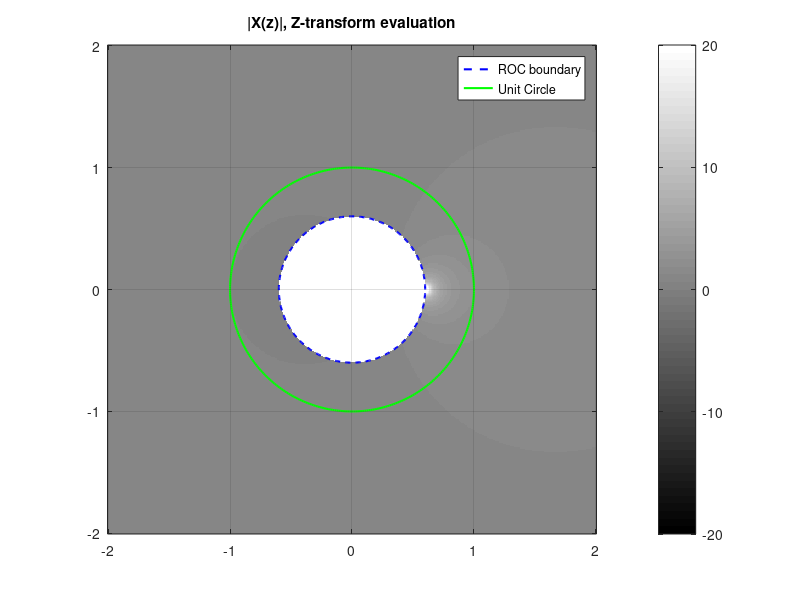

Here is the MATLAB script that generated this plot:
a = 0.6;
n = 0:999;
x_n = a .^ n;

minimum = -2;
maximum = 2;
step_size = .01;
n_step = (maximum - minimum)/step_size + 1;
f = linspace(minimum,maximum,(n_step));
[x,y] = meshgrid(f,f);
z = x + 1i*y;
X = arrayfun(@(zval) sum(x_n .* (zval .^ -n)), z);
X(isnan(X(:))) = Inf;


% Plot the magnitude of the Z-Transform
zvals = linspace(-2, 2, n_step);
imagesc(zvals, zvals, abs(X));
axis xy; axis square; grid on;
title('|X(z)|, Z-transform evaluation');
colormap('gray');
colorbar;
caxis([-20 20]);

% Hold the current plot
hold on;

leg = {'ROC boundary','Unit Circle'}
% Plot the ROC boundary at |z| = a
theta = linspace(0, 2*pi, 360);
x_roc = a * cos(theta);
y_roc = a * sin(theta);
plot(x_roc, y_roc, 'b--', 'LineWidth', 1.5);

% Plot the unit circle |z| = 1
x_unit = cos(theta);
y_unit = sin(theta);
plot(x_unit, y_unit, 'g', 'LineWidth', 1.5);
legend(leg)
% Release the hold
hold off;
